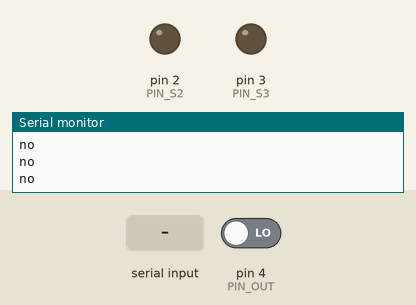
A sketch run on a simulated Arduino Uno, built with avr-gcc and run on an emulated ATmega328P. Parts: output pins drawn as LEDs (lit = HIGH), the last lines printed to the serial monitor. The inputs (shaded band) are chosen by the test bench; at power-on: pin 4 (PIN_OUT) LOW. Pins used as bus, display or sensor lines are not drawn.

Above: at 1.2 s.
1.3 s: "c" received over Serial
2.9 s: "c" received over Serial
At 4.3 s:
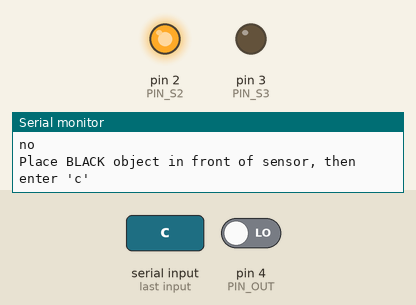
At 6.3 s:
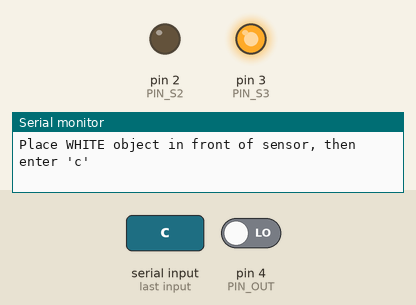
Timing chart, 0 to 7.8 s (numbered marks = the images above; inputs shaded):
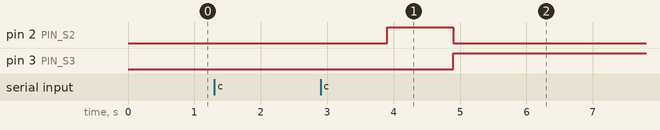

The sketch:

colorsensor.ino
```cpp
#define PIN_S0 0
#define PIN_S1 1
#define PIN_S2 2
#define PIN_S3 3
#define PIN_OUT 4
/*
const int s0 = 0;
const int s1 = 1;
const int s2 = 2;
const int s3 = 3;
const int out = 4;
*/
// Color values
 int red = 0;
 int green = 0;
 int blue = 0;

// Calibration values
 int cal_min_r, cal_max_r;
 int cal_min_g, cal_max_g;
 int cal_min_b, cal_max_b;

// Function to read color sensor values
 void readColor() {

  digitalWrite(PIN_S2, LOW);
  digitalWrite(PIN_S3, LOW);
  int red = pulseIn(PIN_OUT, HIGH);

  digitalWrite(PIN_S2, HIGH);
  digitalWrite(PIN_S3, LOW);
  //int blue = pulseIn(PIN_OUT, digitalRead(PIN_OUT) == HIGH ? LOW : HIGH);
  int blue = pulseIn(PIN_OUT, HIGH);

  digitalWrite(PIN_S2, LOW);
  digitalWrite(PIN_S3, HIGH);
  int green = pulseIn(PIN_OUT, HIGH);
//   digitalWrite(PIN_S2, LOW);
//   digitalWrite(PIN_S3, LOW);
//   int red = pulseIn(PIN_OUT, HIGH);

//   digitalWrite(PIN_S2, HIGH);
//   digitalWrite(PIN_S3, LOW);
//   //int blue = pulseIn(PIN_OUT, digitalRead(PIN_OUT) == HIGH ? LOW : HIGH);
//   int blue = pulseIn(PIN_OUT, HIGH);

//   digitalWrite(PIN_S2, LOW);
//   digitalWrite(PIN_S3, HIGH);
//   int green = pulseIn(PIN_OUT, HIGH);
// ]
/*
  //int largestColour = 0;
  for(int i = 1; i < 4; i++){
    if((i == 1) && (red > largestColour)){
      largestColour = red;
    }else if((i == 2) && (blue > largestColour)){
      largestColour = blue;
    }else if((i == 3) && (green > largestColour))
      largestColour = green
  }

  if(largestColour = red){
    return red;
  }else if(largestColour = blue){
    return blue;
  }else if(largestColour = green){
    return green;
  }
  */
 }
 //Calibration function
 void calibrate() {
   Serial.println("Place BLACK object in front of sensor, then enter 'c'");
   while (Serial.read() != 'c');  // Wait for user input
   readColor();
   cal_min_r = red;
   cal_min_g = green;
   cal_min_b = blue;

   Serial.println("Place WHITE object in front of sensor, then enter 'c'");
   while (Serial.read() != 'c');  // Wait for user input
   readColor();
   cal_max_r = red;
   cal_max_g = green;
   cal_max_b = blue;

   Serial.println("Calibration completed.");
}

// Setup function
void setup() {
  Serial.begin(9600);
  pinMode(PIN_S0, OUTPUT);
  pinMode(PIN_S1, OUTPUT);
  pinMode(PIN_S2, OUTPUT);
  pinMode(PIN_S3, OUTPUT);
  pinMode(PIN_OUT, INPUT);

  digitalWrite(PIN_S0, HIGH);
  digitalWrite(PIN_S1, HIGH);
}

// Main loop
void loop() {
   if (Serial.read() == 'c') {
     calibrate();
  }

   //readColor();

  // int mappedRed = map(red, cal_min_r, cal_max_r, 255, 0);
  // int mappedGreen = map(green, cal_min_g, cal_max_g, 255, 0);
  // int mappedBlue = map(blue, cal_min_b, cal_max_b, 255, 0);

  // // Constrain values between 0-255
  // mappedRed = constrain(mappedRed, 0, 255);
  // mappedGreen = constrain(mappedGreen, 0, 255);
  // mappedBlue = constrain(mappedBlue, 0, 255);

 // void readColor() {
  // digitalWrite(PIN_S2, LOW);
  // digitalWrite(PIN_S3, LOW);
  // int red = pulseIn(PIN_OUT, HIGH);

  // digitalWrite(PIN_S2, HIGH);
  // digitalWrite(PIN_S3, LOW);
  // //int blue = pulseIn(PIN_OUT, digitalRead(PIN_OUT) == HIGH ? LOW : HIGH);
  // int blue = pulseIn(PIN_OUT, HIGH);

  // digitalWrite(PIN_S2, LOW);
  // digitalWrite(PIN_S3, HIGH);
  // int green = pulseIn(PIN_OUT, HIGH);
//]

  // Print detected color
  if (red > green && red > blue) {
    Serial.println("r"); // Red detected
  }
  else if (green > red && green > blue) {
    Serial.println("g"); // Green detected
  }
  else if (blue > red && blue > green) {
    Serial.println("b"); // Blue detected
  } else{
    Serial.println("no");
  }
  delay(200);
}
```

Measured:
- after the input at 2.9 s, pin 2 (PIN_S2): LOW → HIGH after 1.0 s, → LOW 1.0 s later; pin 3 (PIN_S3): LOW → HIGH after 2.0 s
